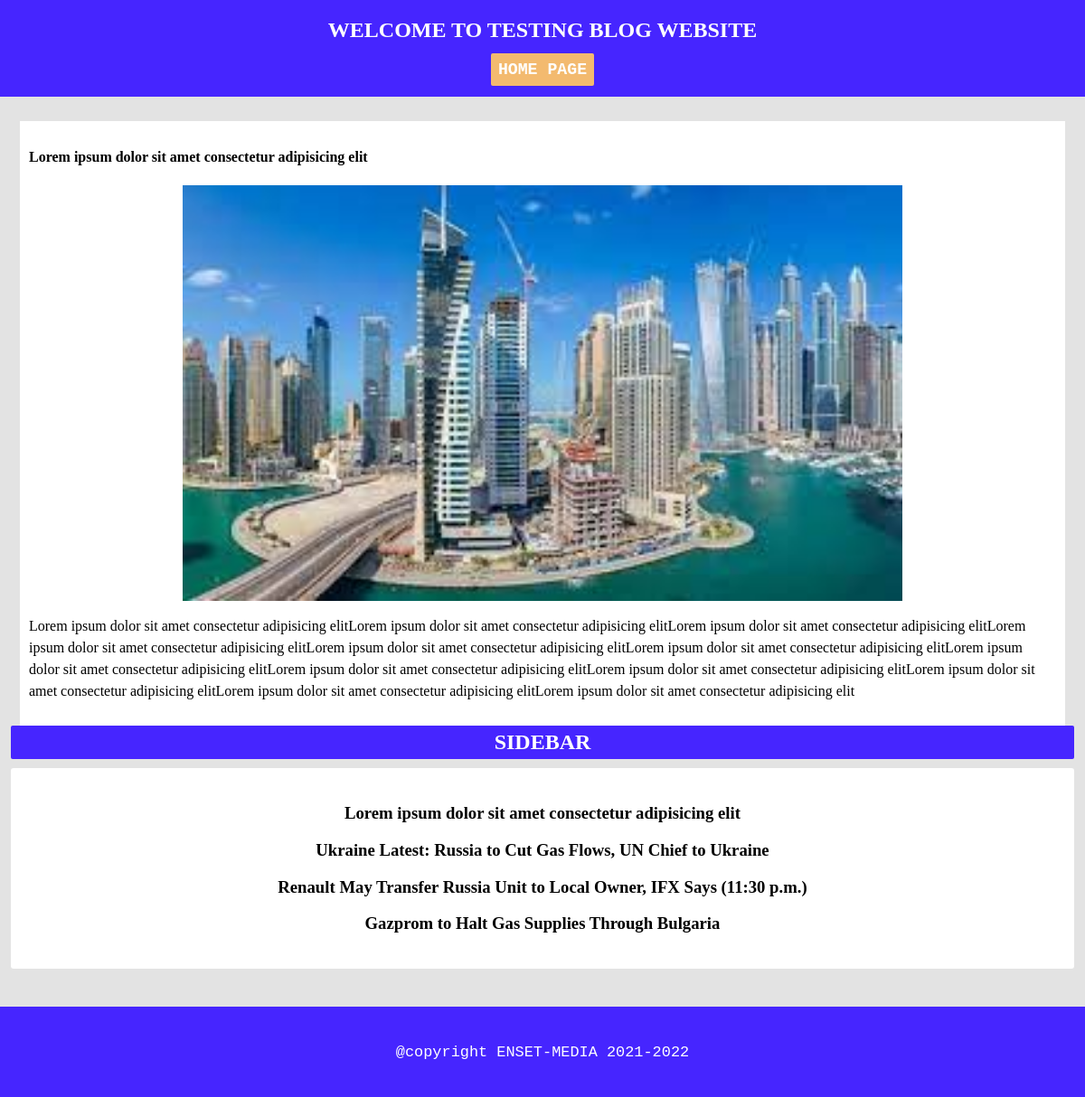
The page /pages/blog-details.php?id=4 on the database its author committed.
### tables this page shows
CREATE TABLE `blogs` (
  `title` text NOT NULL,
  `content` text NOT NULL,
  `id` int(11) NOT NULL
);

### pages/blog-details.php (the view, shortened to what this page needs)
<?php
$servername = "localhost";
$username = "yassine";
$password = "yassine";
$conn = new mysqli($servername, $username, $password,'blog');
if(isset($_SERVER['HTTPS']) && $_SERVER['HTTPS'] === 'on')
$url = "https://";
else
$url = "http://";
$url.= $_SERVER['HTTP_HOST'];
$url.= $_SERVER['REQUEST_URI'];
?>
<?php
$split = explode('?id=',$url);
$blog_id = strval($split[1]);
$sql = "SELECT * FROM blogs WHERE id = '$blog_id' ";
$result = mysqli_query($conn,$sql);
$blog = $result->fetch_assoc();
?>
<?php include('header.php')?>
<div class="container">
      <div class="blogs" id="blog-details">
            <h4 class="blog-title"><?php echo $blog['title']?></h4>
            <img class="image-details" src="../images/images.jpg" />
            <p class="content">
              <?php echo $blog['content']?>
            </p>
    </div>
    <?php include('sidebar.php') ?>
</div>
    <?php include('./footer.php') ?>
</body>
</html>

### pages/sidebar.php
<?php
$servername = "localhost";
$username = "yassine";
$password = "yassine";
$conn = new mysqli($servername, $username, $password,'blog');
if ($conn->connect_error) {
  die("Connection failed: " . $conn->connect_error);
}
else{
        $sql = 'SELECT * FROM blogs';
        $result = mysqli_query($conn,$sql);
        $blogs = mysqli_fetch_all($result,MYSQLI_ASSOC);
}
?>
<asside class="sidebar">
<h2>SIDEBAR</h2>
<div class="sidebarBody">
<?php foreach($blogs as $blog){ ?>
<h3>
<?php
        $title = $blog['title'];
        echo $title;
?>
</h3>
<?php }?>
</div>
</asside>

### style/style.css (style rules this page uses)
body { margin: 0; background: #e3e3e3; }
.container { padding: 12px; display: flex; }
.blogs { width: 60%; padding: 0px 20px; }
#blog-details { background-color: #ffff; margin:0px 10px; overflow-wrap: break-word; }
.sidebar { text-align: center; width: 40%; }
.sidebar h2 { margin: 0 0 10px 0px; background: #4625ff; color: white; border-radius: 2px; padding: 5px; }
.sidebarBody { background-color: #ffff; padding:20px; border-radius: 3px; }
.image-details { width: 70%; display: block; margin: auto; }
.content { line-height:1.5em; }
@media only screen and (max-width:1270px) { .container { overflow: hidden; display: block; } }
@media only screen and (max-width:1270px) { .blogs { width: auto; padding: 10px; } }

### rows shown on the page
blogs: title "Lorem ipsum dolor sit amet consectetur adipisicing elit", content "Lorem ipsum dolor sit amet consectetur adipisicing elitLorem ipsum dolor sit amet consectetur adipisicing elitLorem ipsum dolor sit amet consectetur adipisicing elitLorem ipsum dolor sit amet consectetur adipisicing elitLorem ipsum dolor sit amet consectetur adipisicing elitLorem ipsum dolor sit amet consectetur adipisicing elitLorem ipsum dolor sit amet consectetur adipisicing elitLorem ipsum dolor sit amet consectetur adipisicing elitLorem ipsum dolor sit amet consectetur adipisicing elitLorem ipsum dolor sit amet consectetur adipisicing elitLorem ipsum dolor sit amet consectetur adipisicing elitLorem ipsum dolor sit amet consectetur adipisicing elit"
blogs: title "Ukraine Latest: Russia to Cut Gas Flows, UN Chief to Ukraine"
blogs: title "Renault May Transfer Russia Unit to Local Owner, IFX Says (11:30 p.m.)"
blogs: title "Gazprom to Halt Gas Supplies Through Bulgaria"
